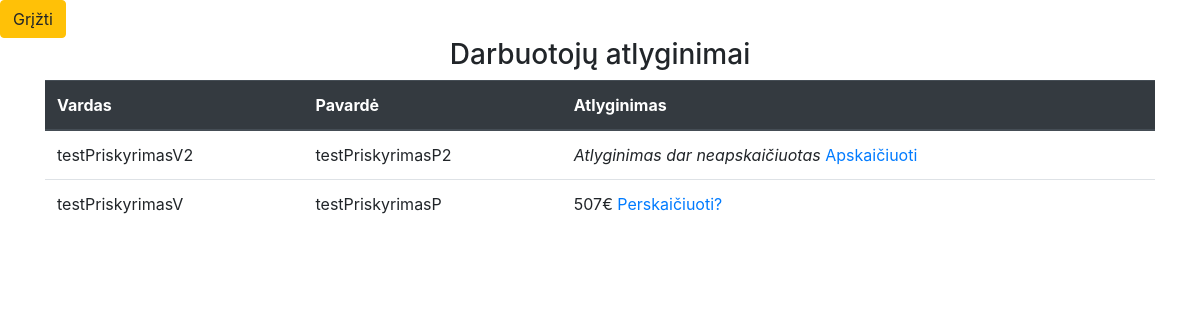
/Personalo-administravimas/index.php?psl=atlyginimoSkaiciavimas, run on the app's committed database.
### tables this page shows
CREATE TABLE `atsakingas_darbuotojas` (
  `vardas` varchar(255) DEFAULT NULL,
  `pavarde` varchar(255) DEFAULT NULL,
  `priskirtas_blokas` varchar(255) DEFAULT NULL,
  `asmens_kodas` int(11) NOT NULL,
  `atlyginimas` float DEFAULT NULL,
  `atostogu_busena` tinyint(1) DEFAULT NULL,
  `nuobaudu_skaicius` int(11) DEFAULT NULL,
  `fk_Naudotojasid_Naudotojas` int(11) NOT NULL
);

### Personalo-administravimas/Controllers/darbuotojas_controller.php (called while the page is built, shortened)
<?php
require_once("../connection.php");
$stmt = $pdo->query("SELECT * from atsakingas_darbuotojas");
$rows = $stmt->fetchAll(PDO::FETCH_ASSOC);
$darbuotojai = [];
foreach($rows as $row)
{
    $darbuotojas = new Darbuotojas();
    $darbuotojas->vardas = htmlentities($row["vardas"]);
    $darbuotojas->pavarde = htmlentities($row["pavarde"]);
    $darbuotojas->asmens_kodas = htmlentities($row["asmens_kodas"]);
    $darbuotojas->atlyginimas = htmlentities($row["atlyginimas"]);
}

### Personalo-administravimas/Views/atlyginimo_skaiciavimas.php (the view, shortened to what this page needs)
<?php
require_once("Controllers/darbuotojas_controller.php");
?>
<?php
$page= $_GET['act'];
	if($page == "") { ?>
<h3 class="header">Darbuotojų atlyginimai</h3>
    <div class="container">
        <?php if (count($darbuotojai) > 0): ?>
        <table class="table">
            <thead class="thead-dark">
                <tr>
                    <th scope="col">Vardas</th><th scope="col">Pavardė</th><th scope="col">Atlyginimas</th>
                </tr>
            </thead>
            <tbody>
                <?php
                foreach($darbuotojai as $ad)
                {
                    echo "<tr><td>";
                    echo $ad->vardas;
                    echo "</td><td>";
                    echo $ad->pavarde;
                    echo "</td><td>";
					if($ad->atlyginimas ==0) echo  '<i>Atlyginimas dar neapskaičiuotas</i> <a href="?psl=atlyginimoSkaiciavimas&act=skaiciuoti&asmens_kodas='.$ad->asmens_kodas.'">Apskaičiuoti</a>';
					else
                    echo $ad->atlyginimas.'€ <a href="?psl=atlyginimoSkaiciavimas&act=skaiciuoti&asmens_kodas='.$ad->asmens_kodas.'">Perskaičiuoti?</a>';
                    echo "</td></tr>";
                }
                ?>
            </tbody>
        </table>
        <?php else: ?>
        <p>Nėra įrašų</p>
        <?php endif; ?>
    </div>
	<?php }
		?>

### Personalo-administravimas/index.php (style rules this page uses)
html, body { height: 100%; }
.container { display: flex; justify-content: center; align-items: center; }
.header { text-align: center; }

### data on the page
atsakingas_darbuotojas: vardas "testPriskyrimasV2", pavarde "testPriskyrimasP2"
atsakingas_darbuotojas: vardas "testPriskyrimasV", pavarde "testPriskyrimasP", atlyginimas "507"
